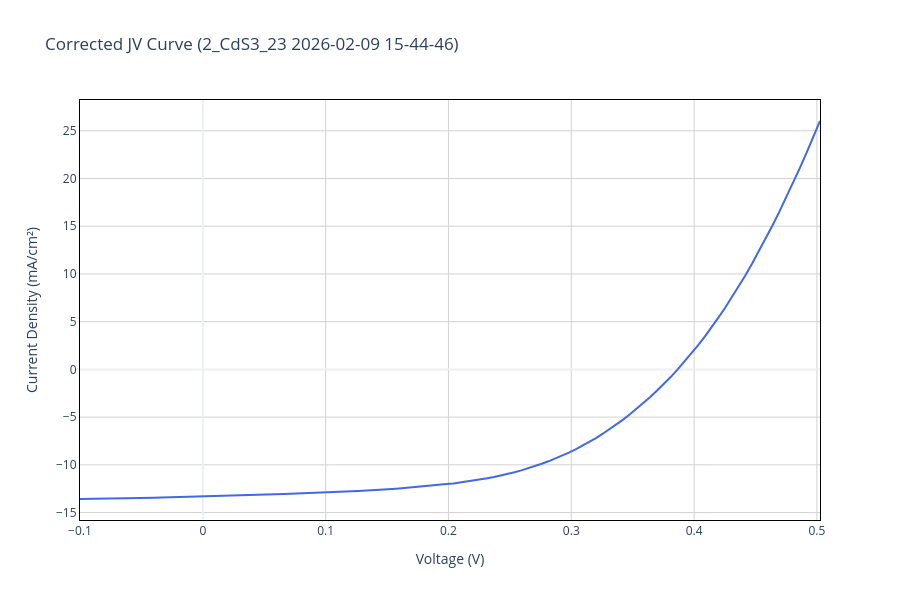

Notebook source saved alongside this figure:
### Code cell
# Plot the corrected JV curve for the selected measurement (separate cell)
import os
import plotly.graph_objects as go

if 'exp_data' not in globals():
    print("exp_data not found. Run the JV-processing cell first to generate the corrected data.")
else:
    # Robust column detection (support multiple possible names)
    v_col_candidates = ['Vmeas', 'v(V)', 'V']
    j_col_candidates = ['jtot(mA/cm2)', 'jtot', 'J']
    v_col = next((c for c in v_col_candidates if c in exp_data.columns), None)
    j_col = next((c for c in j_col_candidates if c in exp_data.columns), None)
    if v_col is None or j_col is None:
        print(f"Could not find required columns in exp_data. Available columns: {list(exp_data.columns)}")
    else:
        x = exp_data[v_col].astype(float)
        y = exp_data[j_col].astype(float)
        fig = go.Figure()
        fig.add_trace(go.Scatter(
            x=x,
            y=y,
            mode='lines',
            name=str(col_name),
            line=dict(color='royalblue', width=2)
        ))
        fig.update_layout(
            title=f"Corrected JV Curve ({col_name})",
            xaxis_title='Voltage (V)',
            yaxis_title='Current Density (mA/cm²)',
            template='plotly_white',
            width=900,
            height=600,
            legend=dict(orientation='h', yanchor='bottom', y=1.02, xanchor='right', x=1)
        )
        fig.update_xaxes(showline=True, linewidth=1, linecolor='black', mirror=True, showgrid=True, gridcolor='lightgray')
        fig.update_yaxes(showline=True, linewidth=1, linecolor='black', mirror=True, showgrid=True, gridcolor='lightgray')
        # Show plot
        try:
            fig.show()
        except Exception as e:
            print('Could not render interactive figure in this environment:', e)

        """
        # Attempt to save as PNG; fallback to HTML if image export unavailable
        out_dir = plots_dir if 'plots_dir' in globals() else 'Plots'
        os.makedirs(out_dir, exist_ok=True)
        png_path = os.path.join(out_dir, f"{str(col_name).replace(' ', '_')}_Corrected_JV.png")
        html_path = os.path.join(out_dir, f"{str(col_name).replace(' ', '_')}_Corrected_JV.html")
        try:
            fig.write_image(png_path, width=900, height=600)
            print(f"Saved corrected JV plot to {png_path}")
        except Exception as e:
            print('PNG export failed, saving HTML instead:', e)
            try:
                fig.write_html(html_path)
                print(f"Saved interactive plot to {html_path}")
            except Exception as e2:
                print('Failed to save plot:', e2)"""

### Figure 1 — Plotly figure (JSON) as saved in the notebook; plotly's stock layout.template omitted (floating-point values rounded to 4 significant figures)
{"data": [{"line": {"color": "royalblue", "width": 2}, "mode": "lines", "name": "2_CdS3_23 2026-02-09 15-44-46", "type": "scatter", "x": [-0.1, -0.09445, -0.08895, -0.0834, -0.0779, -0.07235, -0.06685, -0.0613, -0.0558, -0.05025, -0.0447, -0.0392, -0.03365, -0.02815, -0.0226, -0.0171, -0.01155, -0.00605, -0.0005, 0.00505, 0.01055, 0.0161, 0.0216, 0.02715, 0.03265, 0.0382, 0.0437, 0.04925, 0.05475, 0.0603, 0.06585, 0.07135, 0.0769, 0.0824, 0.08795, 0.09345, 0.099, 0.1045, 0.11, 0.1156, 0.1211, 0.1267, 0.1321, 0.1377, 0.1432, 0.1487, 0.1542, 0.1598, 0.1653, 0.1709, 0.1764, 0.1819, 0.1875, 0.193, 0.1985, 0.204, 0.2095, 0.2151, 0.2206, 0.2261, 0.2316, 0.2372, 0.2427, 0.2482, 0.2537, 0.2593, 0.2648, 0.2703, 0.2759, 0.2814, 0.2869, 0.2924, 0.298, 0.3035, 0.309, 0.3145, 0.3201, 0.3256, 0.3311, 0.3367, 0.3422, 0.3478, 0.3533, 0.3588, 0.3643, 0.3699, 0.3754, 0.3809, 0.3865, 0.392, 0.3975, 0.403, 0.4086, 0.414, 0.4196, 0.4251, 0.4306, 0.4362, 0.4417, 0.4472, 0.4527, 0.4583, 0.4638, 0.4693, 0.4748, 0.4804, 0.4859, 0.4914, 0.497, 0.5025], "y": [-13.58, -13.57, -13.56, -13.55, -13.54, -13.52, -13.51, -13.5, -13.48, -13.46, -13.45, -13.44, -13.41, -13.4, -13.38, -13.36, -13.35, -13.32, -13.31, -13.31, -13.27, -13.25, -13.23, -13.21, -13.2, -13.17, -13.15, -13.14, -13.11, -13.08, -13.06, -13.03, -13.01, -12.99, -12.95, -12.93, -12.9, -12.87, -12.83, -12.81, -12.77, -12.73, -12.71, -12.66, -12.62, -12.57, -12.53, -12.47, -12.42, -12.35, -12.3, -12.23, -12.17, -12.11, -12.02, -11.95, -11.85, -11.77, -11.65, -11.54, -11.41, -11.27, -11.13, -10.96, -10.78, -10.58, -10.36, -10.14, -9.893, -9.63, -9.35, -9.046, -8.718, -8.377, -8.006, -7.612, -7.191, -6.739, -6.279, -5.774, -5.26, -4.701, -4.125, -3.52, -2.889, -2.218, -1.525, -0.804, -0.02862, 0.7879, 1.626, 2.495, 3.413, 4.366, 5.399, 6.439, 7.531, 8.671, 9.849, 11.09, 12.37, 13.71, 15.08, 16.51, 17.97, 19.48, 21.06, 22.66, 24.33, 26.03]}], "layout": {"height": 600, "legend": {"orientation": "h", "x": 1, "xanchor": "right", "y": 1.02, "yanchor": "bottom"}, "title": {"text": "Corrected JV Curve (2_CdS3_23 2026-02-09 15-44-46)"}, "width": 900, "xaxis": {"gridcolor": "lightgray", "linecolor": "black", "linewidth": 1, "mirror": true, "showgrid": true, "showline": true, "title": {"text": "Voltage (V)"}}, "yaxis": {"gridcolor": "lightgray", "linecolor": "black", "linewidth": 1, "mirror": true, "showgrid": true, "showline": true, "title": {"text": "Current Density (mA/cm²)"}}}}
